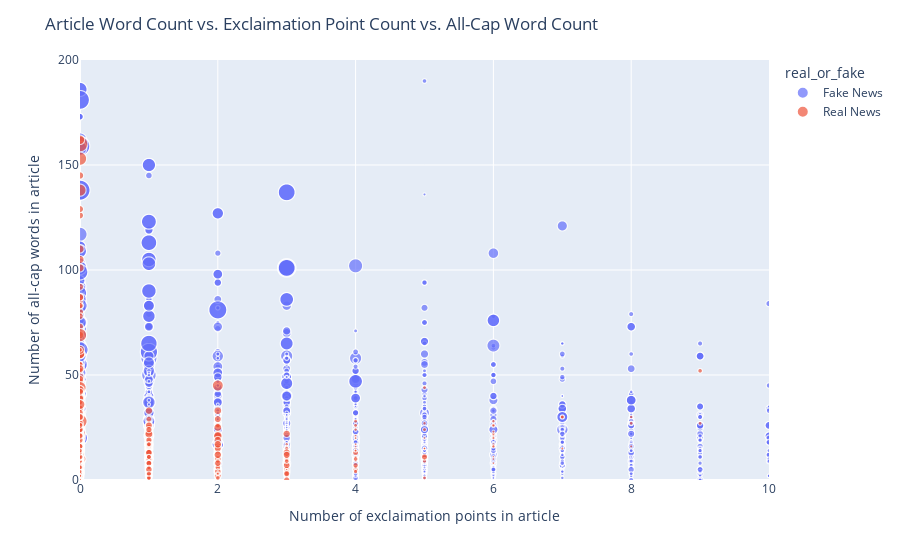

The code cell stored with this chart in its notebook:
### Code cell
fig_data = data.copy()
fig_data["real_or_fake"] = fig_data["target"].apply(convert_target)
fig = px.scatter(fig_data, x="text_exclaim_count", y="text_all_cap_word_count", size="text_word_count", color="real_or_fake",range_x=[0,10],range_y=[0,200])
fig.update_layout(
    title_text='Article Word Count vs. Exclaimation Point Count vs. All-Cap Word Count', 
    xaxis_title_text='Number of exclaimation points in article', 
    yaxis_title_text='Number of all-cap words in article', 
)
# fig.show()

### Figure 1 — Plotly figure (JSON) as saved in the notebook; plotly's stock layout.template omitted (floating-point values rounded to 4 significant figures; data arrays with more than 128 entries replaced by an {"elided": "..."} marker saying what was removed)
{"data": [{"hovertemplate": "real_or_fake=Fake News<br>text_exclaim_count=%{x}<br>text_all_cap_word_count=%{y}<br>text_word_count=%{marker.size}<extra></extra>", "legendgroup": "Fake News", "marker": {"color": "#636efa", "size": {"elided": "22608 int values"}, "sizemode": "area", "sizeref": 21.09, "symbol": "circle"}, "mode": "markers", "name": "Fake News", "showlegend": true, "type": "scattergl", "x": {"elided": "22608 int values"}, "xaxis": "x", "y": {"elided": "22608 int values"}, "yaxis": "y"}, {"hovertemplate": "real_or_fake=Real News<br>text_exclaim_count=%{x}<br>text_all_cap_word_count=%{y}<br>text_word_count=%{marker.size}<extra></extra>", "legendgroup": "Real News", "marker": {"color": "#EF553B", "size": {"elided": "21415 int values"}, "sizemode": "area", "sizeref": 21.09, "symbol": "circle"}, "mode": "markers", "name": "Real News", "showlegend": true, "type": "scattergl", "x": {"elided": "21415 int values"}, "xaxis": "x", "y": {"elided": "21415 int values"}, "yaxis": "y"}], "layout": {"legend": {"itemsizing": "constant", "title": {"text": "real_or_fake"}, "tracegroupgap": 0}, "margin": {"t": 60}, "title": {"text": "Article Word Count vs. Exclaimation Point Count vs. All-Cap Word Count"}, "xaxis": {"anchor": "y", "domain": [0, 1], "range": [0, 10], "title": {"text": "Number of exclaimation points in article"}}, "yaxis": {"anchor": "x", "domain": [0, 1], "range": [0, 200], "title": {"text": "Number of all-cap words in article"}}}}
